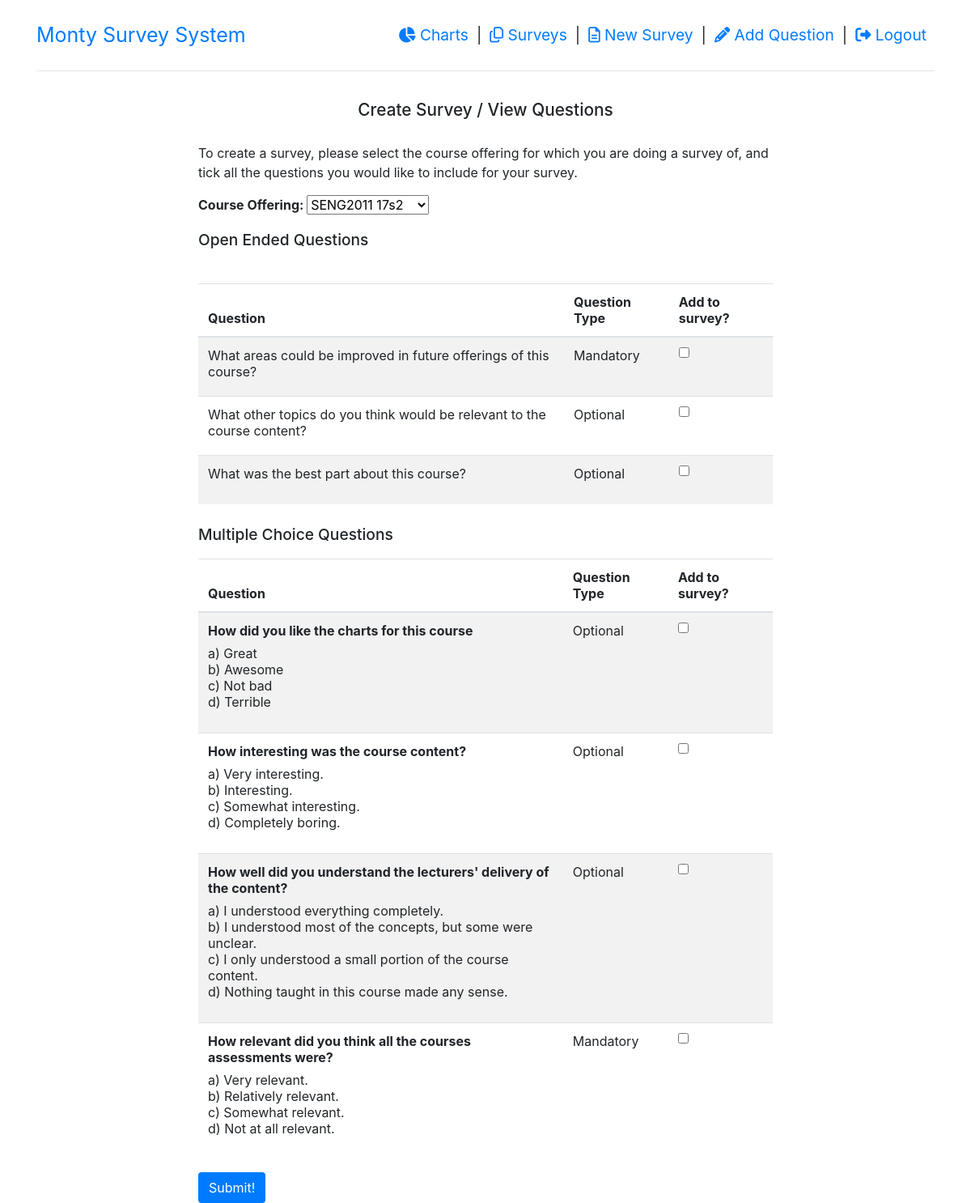
Screenshot of /view_questions (signed in) with the database file from the repository.
### question.py (models this page shows, shortened)
class Question(db.Model):
	__tablename__ = "question"
	__table_args__ = { 'extend_existing': True }
	question_id = db.Column(db.Integer, primary_key=True)
	question = db.Column(db.String(100), nullable=False)
	question_type = db.Column(db.String(20), nullable=False)
	response_type = db.Column(db.String(20), nullable=False)
	answers = db.relationship("Answer", lazy=True,
		backref=db.backref("question", lazy=True))
	discriminator = db.Column(db.String(50))
	__mapper_args__ = {
		"polymorphic_identity":"questions",
		"polymorphic_on":discriminator
	}
	def get_question_id(self):
		return self.question_id
	def get_question(self):
		return self.question
	def get_question_type(self):
		return self.question_type

class MultipleChoiceQuestion(Question):
	__tablename__ = "mc_question"
	mc_question_id = db.Column(db.Integer,
		db.ForeignKey("question.question_id"), primary_key=True)
	__mapper_args__ = { "polymorphic_identity":"mc_questions" }
	answer_1 = db.Column(db.String(100))
	answer_2 = db.Column(db.String(100))
	answer_3 = db.Column(db.String(100))
	answer_4 = db.Column(db.String(100))
	def get_answer_1(self):
		return self.answer_1
	def get_answer_2(self):
		return self.answer_2
	def get_answer_3(self):
		return self.answer_3
	def get_answer_4(self):
		return self.answer_4

### survey_system.py (the view, shortened to what this page needs)
@app.route("/view_questions", methods=["POST", "GET"])
@login_required
def view_questions():
	user = load_user(auth.user)
	if not user.is_admin():
		return render_template("no_permission.html", user=user)
	mc_question_list = get_all_mc_questions()
	open_question_list = get_all_open_questions()
	courses_list = get_all_courses()
	return render_template("view_questions.html",
		title="View Questions", user=user, mc_question_list=mc_question_list,
		open_question_list=open_question_list, courses_list=courses_list)

### auth_manager.py (called while the page is built)
	def get_user(self, user_id):
		user = User.query.filter_by(user_id=user_id).first()
		return user

	@property
	def user(self):
		return self._user

### course.py (called while the page is built)
def get_all_courses():
	all_courses = CourseOffering.query.all()
	return all_courses

	def get_course_name_and_sem(self):
		return self.course_name + " " + self.semester

### question.py (called while the page is built)
def get_all_mc_questions():
	all_mc_questions = MultipleChoiceQuestion.query.all()
	return all_mc_questions

def get_all_open_questions():
	all_open_questions = Question.query.filter_by(response_type="open_ended").all()
	return all_open_questions

### survey_system.py (called while the page is built)
@login_manager.user_loader
def load_user(user_id):
	user = auth.get_user(user_id)
	return user

### user.py (called while the page is built)
	def is_admin(self):
		return self.user_type == "admin"

	@property
	def is_authenticated(self):
		return True

### templates/view_questions.html (shortened to what this page needs)
{% extends 'base.html' %}
{% block content %}
<div class="content-wrapper col-md-8 col-sm-10">
	<h1>Create Survey / View Questions</h1>
	{% if open_question_list or mc_question_list %}
		<p>To create a survey, please select the course offering for which you are doing a survey of, and tick all the questions you would like to include for your survey.</p>
		<div style="padding-bottom: 10px">
		<b>Course Offering: </b>
			<select name="course" form="create_survey">
				{% for c in courses_list %}
					<option value="{{ c.get_course_name_and_sem() }}">{{ c.get_course_name_and_sem() }}</option>
				{% endfor %}
			</select>
		</div>
		<form name="create_survey_form" id="create_survey" method="POST">
			<h3>Open Ended Questions</h3>
			<br>
			{% if open_question_list %}
			<table class="table table-striped">
				<thead>
					<tr>
						<th>Question</th>
						<th>Question Type</th>
						<th>Add to survey?</th>
					</tr>
				</thead>
				<tbody>
					{% for q in open_question_list %}
					<tr>
						<td><label for="q">{{ q.get_question() }}</label></td>
						<td><p class="capitalize" style="text-transform: capitalize;">{{ q.get_question_type() }}</p></td>
						<td><input type="checkbox" id="question_{{ q.get_question_id() }}" name="question_{{ q.get_question_id() }}" onclick="document.create_survey_form.selected_questions.value+=' {{ q.get_question_id() }} '" value="{{ q.get_question() }}"></td>
					</tr>
					{% endfor %}
				</tbody>
			</table>
			{% else %}
			<p>You currently have no open ended questions added. Click <a href="{{ url_for('add_question') }}">here</a> to get started. </p>
			{% endif %}
			<h3>Multiple Choice Questions</h3>
			{% if mc_question_list %}
				<table class="table table-striped">
					<thead>
						<tr>
							<th>Question</th>
							<th>Question Type</th>
							<th>Add to survey?</th>
						</tr>
					</thead>
					<tbody>
						{% for q in mc_question_list %}
						<tr>
							<td>
								<label for="q"><b>{{ q.get_question() }}</b></label>
								<ul style="list-style-type: none; padding-left: 0px;">
									<li>a) {{ q.get_answer_1() }}</li>
									<li>b) {{ q.get_answer_2() }}</li>
									<li>c) {{ q.get_answer_3() }}</li>
									<li>d) {{ q.get_answer_4() }}</li>
								</ul>
							</td>
							<td>
								<p class="capitalize" style="text-transform: capitalize;">{{ q.get_question_type() }}</p>
							</td>
							<td>
								<input type="checkbox" id="question_{{ q.get_question_id() }}" name="question_{{ q.get_question_id() }}" onclick="document.create_survey_form.selected_questions.value+=' {{ q.get_question_id() }} '" value="{{ q.get_question() }}">
							</td>
						</tr>
						{% endfor %}
					</tbody>
				</table>
			{% else %}
				<p> You currently have no multiple choice questions added. Click <a href="{{ url_for('add_question') }}">here</a> to get started.</p>
			{% endif %}
			<button type="submit" value="Create Survey!" class="submit-btn btn btn-default">Submit!</button>
		</form>
	{% else %}
		<p style="text-align: center;"> You currently have no questions added. Click <a href="{{ url_for('add_question') }}">here</a> to get started.</p>
	{% endif %}
</div>
{% endblock %}

### templates/base.html (shortened to what this page needs)
<html>
	<head>
		<link rel="stylesheet" href="https://maxcdn.bootstrapcdn.com/bootstrap/4.0.0-beta/css/bootstrap.min.css">
		<link rel="stylesheet" href="static/main.css">
	</head>
	<body>
		<div class="container">
		<nav id="montynav" class="navbar">
				<a id="monty-brand" class = "navbar-brand" href = "{{ url_for('index') }}">Monty Survey System</a>
     	 		<ul class="nav nav-pills">
					{% if user.is_admin() %}
					<li class="nav-item"><a href="{{ url_for('view_charts') }}"><span class="fa fa-pie-chart"></span> Charts</a></li> |
					<li class="nav-item"><a href="{{ url_for('view_surveys') }}"><span class="fa fa-files-o"></span> Surveys</a></li> |
					<li class="nav-item"><a href="{{ url_for('view_questions') }}"><span class="fa fa-file-text-o"></span> New Survey</a></li> |
					<li class="nav-item"><a href="{{ url_for('add_question') }}"><span class="fa fa-pencil"></span> Add Question</a></li> |
					{% endif %}
					<li class="nav-item"> <a id="logout-btn" type="submit" href="{{ url_for('logout') }}"><span class="fa fa-sign-out"></span> Logout</a></li>
				</ul>
		</nav>
		<hr>
			{% block content %}{% endblock %}
		</div>
	</body>
</html>

### static/main.css (style rules this page uses)
#montynav { padding-left: 0px; padding-top: 20px; padding-bottom: 20px; padding-right: 0px; font-size: 1.2em; }
#monty-brand { font-size: 1.3em; }
#logout-btn { -webkit-appearance: none; }
hr { margin-top: 0px; }
html { font-size: 1em; }
h1 { font-size: 1.3em; padding-bottom: 20px; padding-top: 20px; text-align: center; }
h3 { font-size: 1.2em; padding-bottom: 10px; padding-top: 10px; }
nav li { margin-left: 10px; margin-right: 10px; }
body, html { height: 100%; }
.submit-btn { text-align: center; margin: auto; }
.content-wrapper { width: auto; margin: auto; }
.btn-default { color: white; background-color: #007bff; }

### rows the page displays
Question: get_question "What areas could be improved in future offerings of this course?", get_question_type "Mandatory"
Question: get_question "What other topics do you think would be relevant to the course content?", get_question_type "Optional"
Question: get_question "What was the best part about this course?", get_question_type "Optional"
MultipleChoiceQuestion: get_question "How did you like the charts for this course", get_answer_1 "Great", get_answer_2 "Awesome", get_answer_3 "Not bad", get_answer_4 "Terrible", get_question_type "Optional"
MultipleChoiceQuestion: get_question "How interesting was the course content?", get_answer_1 "Very interesting.", get_answer_2 "Interesting.", get_answer_3 "Somewhat interesting.", get_answer_4 "Completely boring.", get_question_type "Optional"
MultipleChoiceQuestion: get_question "How well did you understand the lecturers' delivery of the content?", get_answer_1 "I understood everything completely.", get_answer_2 "I understood most of the concepts, but some were unclear.", get_answer_3 "I only understood a small portion of the course content.", get_answer_4 "Nothing taught in this course made any sense.", get_question_type "Optional"
MultipleChoiceQuestion: get_question "How relevant did you think all the courses assessments were?", get_answer_1 "Very relevant.", get_answer_2 "Relatively relevant.", get_answer_3 "Somewhat relevant.", get_answer_4 "Not at all relevant.", get_question_type "Mandatory"

### other values shown
form field course "SENG2011 17s2"
